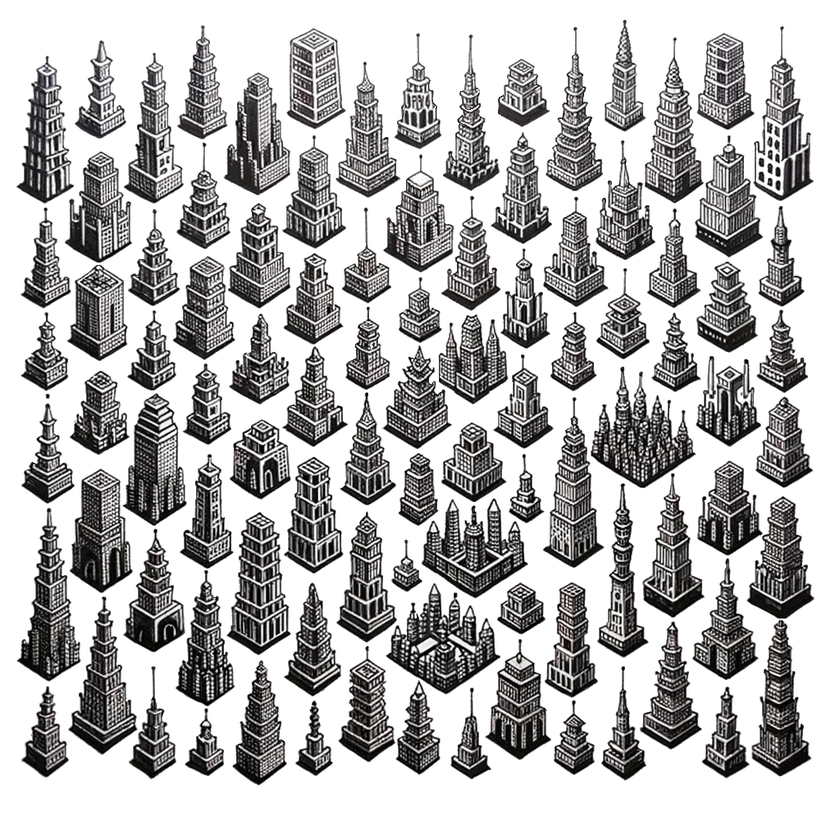
#> input picture media/concept_art/towers_pattern_manual_preprocess.png, 840 x 840 px, shrunk from 1024 x 1024 before the run, found by its file name
$ python save_pngs.py
#> lines starting #> are read from the running program, lines starting #| are printed output that depends on the picture; after the words box and inside, x2 and y2 are one past the last pixel; in counts of white or black regions, pixels touching at a corner belong together
import cv2
import numpy as np
import os

def save_towers_as_png(input_path, output_dir):
    # Create output directory if it doesn't exist
#> called with output_dir = '../media/test_images/towers_png'
    if not os.path.exists(output_dir):
        os.makedirs(output_dir)

    # Load the original image in grayscale and also in color for transparent background creation
    image_gray = cv2.imread(input_path, cv2.IMREAD_GRAYSCALE)
#> image_gray: shape (840, 840); min 0, max 255, mean 182.2
    image_color = cv2.imread(input_path)
#> image_color is the input picture: shape (840, 840, 3); mean B, G, R 182.2, 182.2, 183

    # Threshold the image to binary using Otsu's method
    _, binary = cv2.threshold(image_gray, 0, 255, cv2.THRESH_BINARY_INV + cv2.THRESH_OTSU)
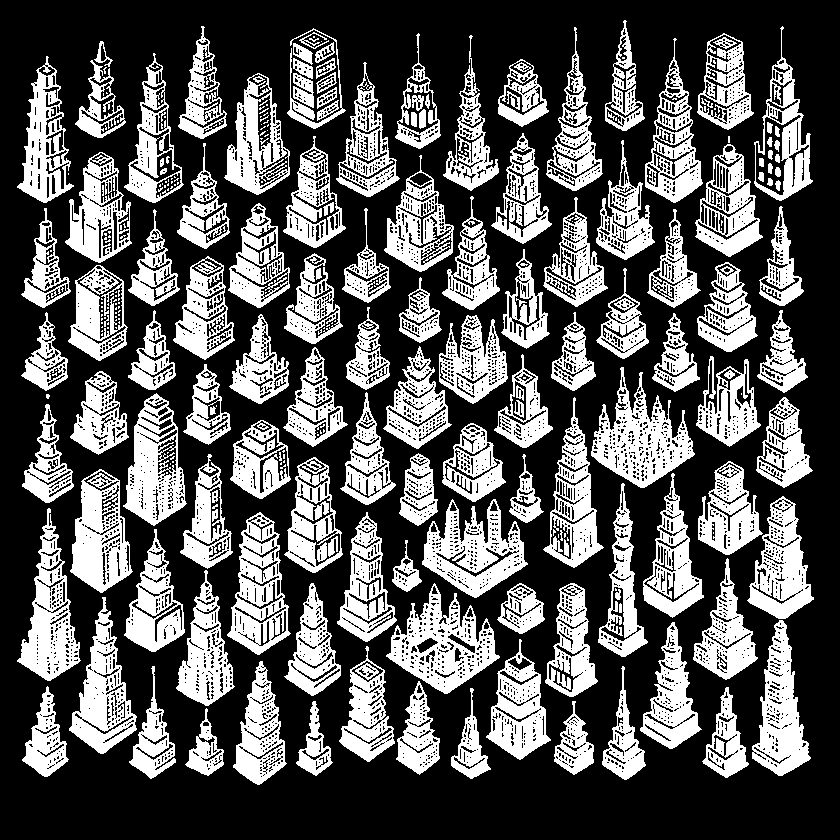
#> binary: shape (840, 840); 34.7% white; 298 white regions (147 under 20 px)

    # Find contours
    contours, _ = cv2.findContours(binary, cv2.RETR_EXTERNAL, cv2.CHAIN_APPROX_SIMPLE)
#> contours = 114 contours, 8 with area under 20; largest, box (x1, y1, x2, y2) and area: (386, 583, 500, 694) 6406, (591, 367, 695, 488) 5980, (422, 499, 528, 598) 5720, (227, 512, 291, 655) 5572, (123, 393, 187, 526) 5392

    for idx, contour in enumerate(contours):
        # Extract bounding box
        x, y, w, h = cv2.boundingRect(contour)

        # Make the bounding box square
        if w > h:
            diff = w - h
            y -= diff // 2
            h = w
            if y < 0:  # Ensure the bounding box doesn't exceed image boundaries
                y = 0
        else:
            diff = h - w
            x -= diff // 2
            w = h
            if x < 0:  # Ensure the bounding box doesn't exceed image boundaries
                x = 0

        # Extract tower from the color image
        tower_img = image_color[y:y+h, x:x+w]

        # Create a mask for transparency
        mask = binary[y:y+h, x:x+w]
        tower_img = cv2.merge([tower_img[:,:,0], tower_img[:,:,1], tower_img[:,:,2], mask])

        # Save as PNG
        tower_path = os.path.join(output_dir, f'tower_{idx}.png')
        cv2.imwrite(tower_path, tower_img)
        print(f"Saved {tower_path}")
#> this loop made 114 passes
#> diff on passes 1 to 12: 29, 34, 38, 51, 44, 44, 50, 70, 66, 70, 60, 56
#| Saved ../media/test_images/towers_png/tower_0.png
#| Saved ../media/test_images/towers_png/tower_1.png
#| Saved ../media/test_images/towers_png/tower_2.png
#| Saved ../media/test_images/towers_png/tower_3.png
#| Saved ../media/test_images/towers_png/tower_4.png
#| Saved ../media/test_images/towers_png/tower_5.png
#| Saved ../media/test_images/towers_png/tower_6.png
#| Saved ../media/test_images/towers_png/tower_7.png
#> (further printed lines are left out)
#> pass 1, in save_towers_as_png, `tower_img = image_color[y:y+h, x:x+w]`:
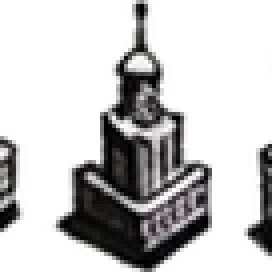
#> tower_img: shape (68, 68, 3) (shown 4 times larger); mean B, G, R 198.1, 198, 198.6
#> pass 1, in save_towers_as_png, `mask = binary[y:y+h, x:x+w]`:
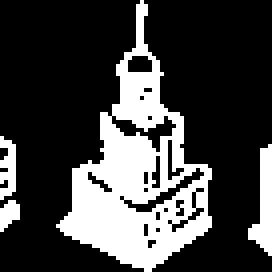
#> mask: shape (68, 68) (shown 4 times larger); 26.1% white; 4 white regions, box (x1, y1, x2, y2) and area: (14, 0, 53, 68) 1041, (62, 36, 68, 64) 91, (0, 34, 4, 50) 46, (0, 50, 5, 58) 27
#> pass 2, in save_towers_as_png, `tower_img = image_color[y:y+h, x:x+w]`:
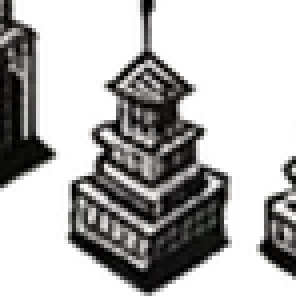
#> tower_img: shape (74, 74, 3) (shown 4 times larger); mean B, G, R 181.9, 182.4, 183

    print("All towers saved!")

# Update paths accordingly
input_path = '../media/concept_art/towers_pattern_manual_preprocess.png'
output_dir = '../media/test_images/towers_png'

save_towers_as_png(input_path, output_dir)
